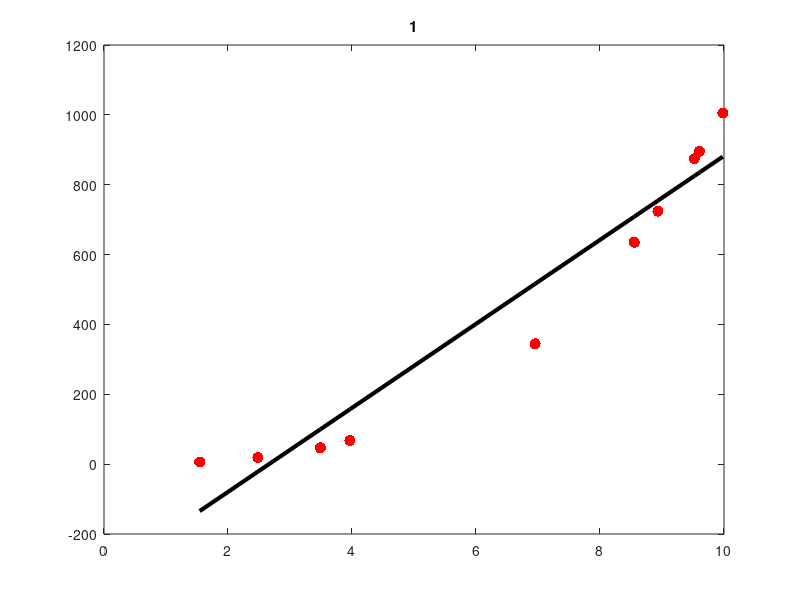
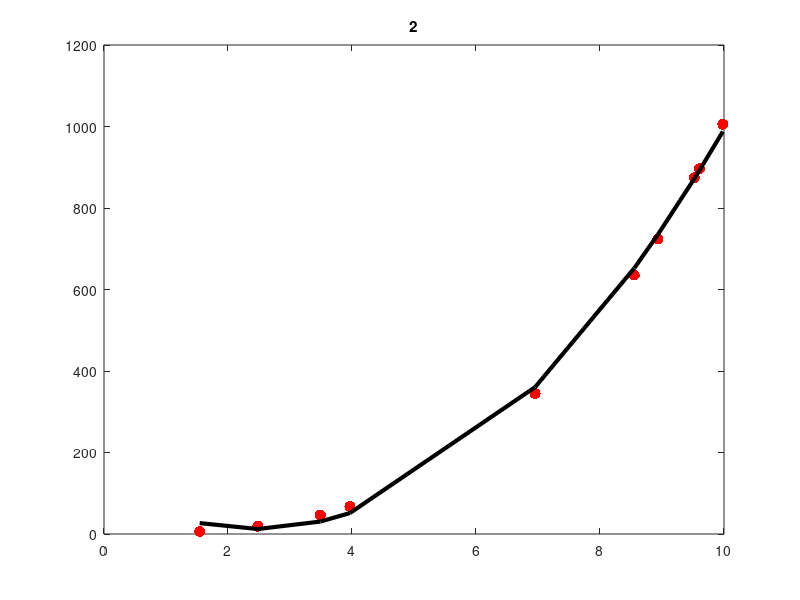
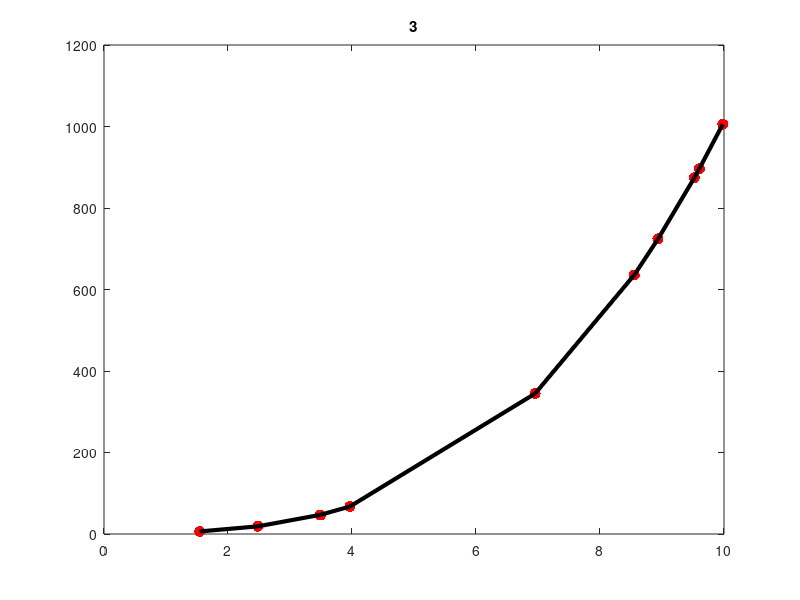
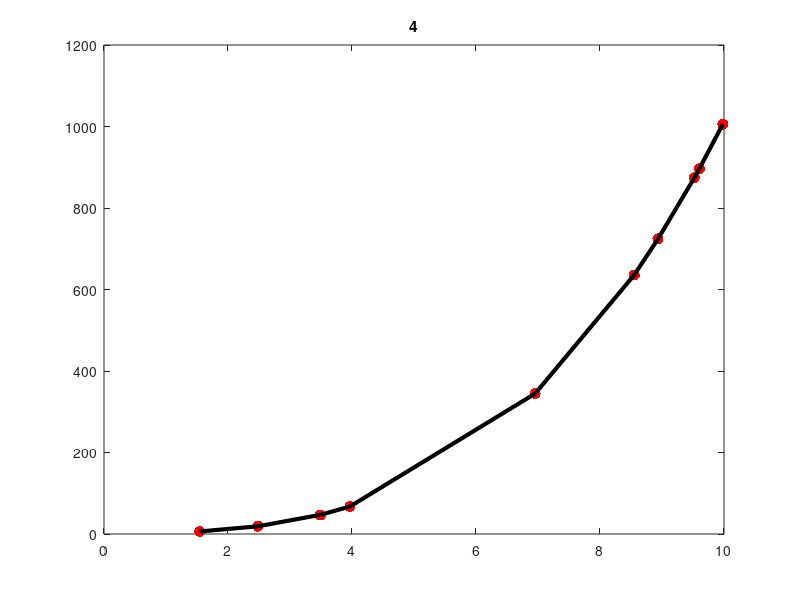

MATLAB code for these plots, in order: (Note: this script raises an error after producing the figures.)
%HW6

% Problem 1. Curve fitting. 
% Part 1. Take 10 x values on the interval 0 < x <= 10 and then create y
% values from the x values by plugging the x values into a third order
% polynomial of your choice. Add random noise to the data by choosing a random number
% in the interval [-D, D]. Start with D = 1. Plot your data in the x-y plane.
xx = 10*rand(10,1);
xx = sort(xx);


yy = (xx.^3 + xx +1) + 2*rand(10,1)-1;
% my equation is (x.^3 + x +1), 2*rand(10,1)-1 adding noise 
scatter(xx,yy); 

% Part 2. Fit your data with polynomials from order 1 to 9. Plot the fitted
% polynomials together with the data. 
for order =1:9
    order
    [coeff, s] = polyfit(xx, yy, order);
    figure (order)
    
    plot(xx,yy, 'r.', 'MarkerSize', 24); hold on; 
    plot (xx, polyval(coeff,xx), 'k-', 'LineWidth',3);
    title (order)
    hold off; 
end 
    

% Part 3. On a separate plot, plot the R^2 and adjusted R^2 as a function
% of the order of the polynomial. 
figure(1)
for order =1:9
    order
    
    fitmodel = strcat('poly',num2str(order));
    [fit_out, fit_metric] = fit(xx, yy, fitmodel)
    r2= fit_metric.rsquare
    
    hold on 
    plot(order, r2, 'r.')
    
    title("r2");
    
    
    
end 
hold off 

figure(2)
for order =1:9
    order
    
    fitmodel = strcat('poly',num2str(order));
    [fit_out, fit_metric] = fit(xx, yy, fitmodel)
    r2adj = fit_metric.adjrsquare
    hold on 
    plot(order, r2adj, 'b.')
    title("r2adj")
    
    
end
hold off 

% Part 4. Repeat parts 1 - 3 for D = 10 and D = 1000. Comment on the
% results. 

%%D=10
xx = 10*rand(10,1);
xx = sort(xx);
yy = (xx.^3 + xx +1) + 20*rand(10,1)-10;
% my equation is (x.^3 + x +1), 2*rand(10,1)-1 adding noise 
scatter(xx,yy); 
%Fitting Data
for order =1:9
    order
    [coeff, s] = polyfit(xx, yy, order);
    figure (order)
    plot(xx,yy, 'r.', 'MarkerSize', 24); hold on; 
    plot (xx, polyval(coeff,xx), 'k-', 'LineWidth',3);
    title (order)
    hold off; 
end 

%checking fitting
figure(19)
for order =1:9
    order
    
    fitmodel = strcat('poly',num2str(order));
    [fit_out, fit_metric] = fit(xx, yy, fitmodel)
    r2= fit_metric.rsquare
    
    hold on 
    plot(order, r2, 'r.')
    
    title("r2");
    
end 
hold off 

figure(20)
for order =1:9
    order
    
    fitmodel = strcat('poly',num2str(order));
    [fit_out, fit_metric] = fit(xx, yy, fitmodel)
    r2adj = fit_metric.adjrsquare
    hold on 
    plot(order, r2adj, 'b.')
    title("r2adj")
    
end
hold off 

%%D=1000
xx = 10*rand(10,1);
xx = sort(xx);
yy = (xx.^3 + xx +1) + 2000*rand(10,1)-1000;
% my equation is (x.^3 + x +1), 2*rand(10,1)-1 adding noise 
scatter(xx,yy); 
%Fitting Data
for order =1:9
    order
    [coeff, s] = polyfit(xx, yy, order);
    figure (order)
    plot(xx,yy, 'r.', 'MarkerSize', 24); hold on; 
    plot (xx, polyval(coeff,xx), 'k-', 'LineWidth',3);
    title (order)
    hold off; 
end 

%checking fitting
figure(19)
for order =1:9
    order
    
    fitmodel = strcat('poly',num2str(order));
    [fit_out, fit_metric] = fit(xx, yy, fitmodel)
    r2= fit_metric.rsquare
    
    hold on 
    plot(order, r2, 'r.')
    
    title("r2");
    
end 
hold off 

figure(20)
for order =1:9
    order
    
    fitmodel = strcat('poly',num2str(order));
    [fit_out, fit_metric] = fit(xx, yy, fitmodel)
    r2adj = fit_metric.adjrsquare
    hold on 
    plot(order, r2adj, 'b.')
    title("r2adj")
    
end
hold off 
% Comments: When the noise is big, the model cannot explain the variation
% as seen in the decreased r^2 values. Having a higher order model can fit
% the higher variation better. 

% Part 5. Now repeat parts 1-3 but take 100 x values on the interval 0 < x <=
% 10. Comment on the results. 

%%D=10
xx = 10*rand(100,1);
xx = sort(xx);
yy = (xx.^3 + xx +1) + 20*rand(100,1)-10;
% my equation is (x.^3 + x +1), 2*rand(10,1)-1 adding noise 
scatter(xx,yy); 
%Fitting Data
for order =1:9
    order
    [coeff, s] = polyfit(xx, yy, order);
    figure (order)
    plot(xx,yy, 'r.', 'MarkerSize', 24); hold on; 
    plot (xx, polyval(coeff,xx), 'k-', 'LineWidth',3);
    title (order)
    hold off; 
end 

%checking fitting
figure(19)
for order =1:9
    order
    
    fitmodel = strcat('poly',num2str(order));
    [fit_out, fit_metric] = fit(xx, yy, fitmodel)
    r2= fit_metric.rsquare
    
    hold on 
    plot(order, r2, 'r.')
    
    title("r2");
    
end 
hold off 

figure(20)
for order =1:9
    order
    
    fitmodel = strcat('poly',num2str(order));
    [fit_out, fit_metric] = fit(xx, yy, fitmodel)
    r2adj = fit_metric.adjrsquare
    hold on 
    plot(order, r2adj, 'b.')
    title("r2adj")
    
end
hold off 

% we more data value, my analysis manages to find that the right order for
% the model. with only 10 data points, it seemed order 2 was already good
% fit, with more data, I can see that it is actaually order of 3 with
% better fit. 

% Problem 2. Basic statistics. 
% Part 1. Consider two different distributions - Gaussian numbers with a mean of
% 0 and variance 1 and Gaussian numbers with a mean of 1 and variance 1.
% (1) Make a plot of the average p-value for the t-test comparing N random
% numbers chosen from each of these two distributions as a function of N.
for N = 1:1000
xx = randn(N,1);
yy = 1+ sqrt(1) *randn(N,1);
[is_sig, pval] = ttest2(xx,yy);
hold on
plot(N, pval, 'r.');
end 
hold off 
xlabel("N"); ylabel("p-value"); 

% Part 2. Now keep the first distribution the same, but vary the mean of
% the second distribution between 0 and 10 with the same variance and
% repeat part one. Make a plot of all of these different curves on the same
% set of axes. What is special about the case where the mean of the second
% distribution is 0? 
for N = 1:100
    for a = 1:11
    xx = randn(N,1);
    yy = (a-1)+ sqrt(1) *randn(N,1);
    [is_sig(N,a), pval(N,a)] = ttest2(xx,yy);
   
    end
end 
plot(pval, 'o');
xlabel("N"); ylabel("p-value"); 
leg = 0:10;
leg = strtrim(cellstr(num2str(leg'))')
legend(leg); 
% when second distribution is 0, p-value is distributed randomly. 

% Part 3. Now keep the means of the two distributions at 0 and 1 as in part
% 1, but vary the variance of both distributions simultaneiously between 0.1 and 10 and plot the 
% p-values vs the number of numbers drawn as before. Comment on your results.  
for N = 1:100
    a = 0.1
    b = 1
    
    while a <=11
   
    xx = 0+ sqrt(a) *randn(N,1);
    yy = 1+ sqrt(a) *randn(N,1);
    [is_sig(N,b), pval(N,b)] = ttest2(xx,yy);
   b = b+1;
   a = a+1;
    end
end
%it's confusing when I plot everything on one plot -> I will make seperate
%plots
for i = 1:10
figure(i) 
plot(pval(:,i), 'o');
xlabel("N"); ylabel("p-value"); 
title(i)
end 

% one variance increases p-value is still relatively big even for greater
% N. 